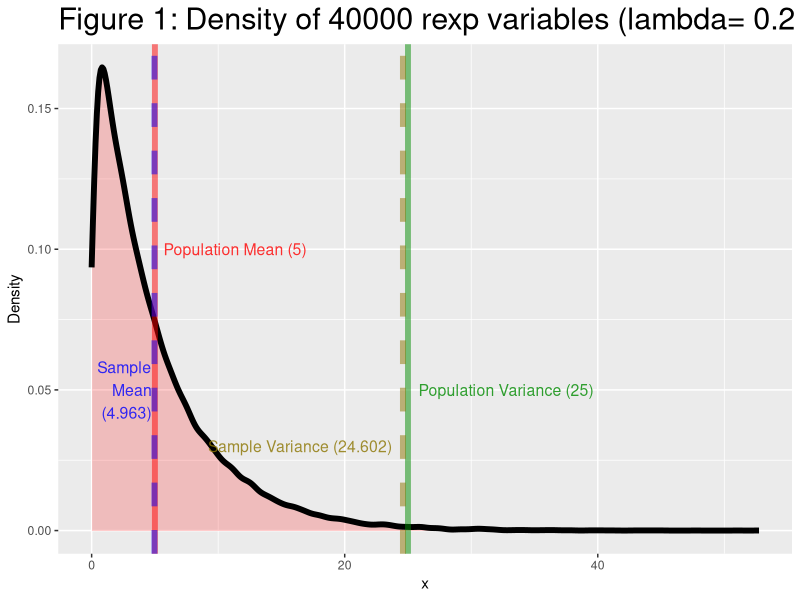
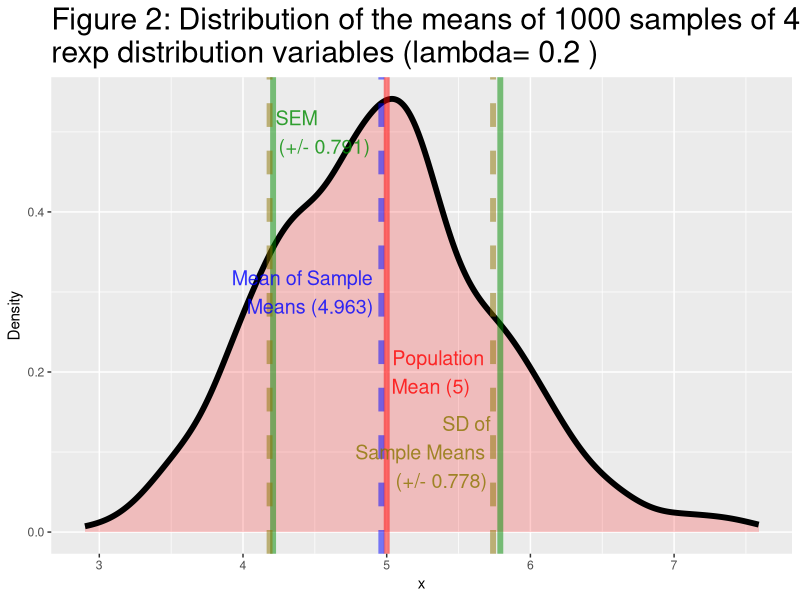

Reproduce these figures in R, in order.
## ---- chunk 1
library(knitr)
library(markdown)
opts_chunk$set(comment = NA, fig.width = 12, fig.height = 6)
options(encoding = "UTF-8", scipen = 999)
lambda <- 0.2
s <- 40
## ---- chunk 2
lambda <- 0.2
mu <- 1 / lambda
sigma <- 1 / lambda
sigma2 <- sigma^2

n <- 40             # size of each simulation
numsims <- 1000     # number of simulations
sem <- sigma / sqrt(n)
## ---- chunk 3
d <- data.frame(mu = mu, sigma = sigma, sigma2 = sigma2, sem = sem)
m <- matrix(
    d, ncol=1, dimnames=list(colnames(d), c("value")))
print(m)

## ---- chunk 4
set.seed(20150109)

sample <- rexp(n * numsims, lambda)
xbar <- sum(sample) / length(sample) # mean(sample)
s2 <- sum( (sample - xbar)^2) / (length(sample) - 1) # var(sample)

library(ggplot2)
g1  <- ggplot(
    data = data.frame(x = sample), aes(x = x)) +
    geom_density(size = 2, alpha = 0.2, fill = "red") +
    geom_vline(
        size = 2,
        alpha = 0.5,
        xintercept = c(mu, xbar, sigma2, s2),
        colour = c("red", "blue", "green4", "gold4"),
        lty = c(1, 2, 1, 2)) +
    annotate(
        "text",
        size = 4,
        alpha = 0.8,
        label = c(
            paste0("Population Mean (", mu, ")"),
            paste0("Sample\nMean\n(", round(xbar, 3), ")"),
            paste0("Population Variance (", round(sigma2, 3), ")"),
            paste0("Sample Variance (", round(s2, 3), ")")),
        x = c(mu, xbar, sigma2, s2),
        y = c(0.1, 0.05, 0.05, 0.03),
        hjust = -c(
            0.06, -1.06,
            0.06,
            -1.06),
        colour = c("red", "blue", "green4", "gold4")) +
    ggtitle(paste(
        "Figure 1: Density of", length(sample),
        "rexp variables (lambda=", lambda, ")")) +
    labs(y = "Density") +
    theme(plot.title = element_text(size = rel(2)))

print(g1)

## ---- chunk 5
smp.means <- apply(matrix(sample, numsims), 1, mean)

muxbar <- sum(smp.means) / numsims # mean(smp.means)
s2xbar <- sum( (smp.means - muxbar)^2 ) / (numsims - 1) # var(smp.means)
sxbar <- sqrt(s2xbar)

g2 <- ggplot(data = data.frame(x = smp.means), aes(x = x)) +
    geom_density(alpha = 0.2, size = 2, fill = "red") +
    geom_vline(
        size = 2, alpha = 0.5,
        xintercept = c(
            mu,
            muxbar,
            mu + c(1,-1)*sem,
            muxbar + c(1,-1)*sxbar),
        colour = c("red", "blue", "green4", "green4", "gold4", "gold4"),
        lty = c(1, 2, 1, 1, 2, 2)) +
    annotate(
        "text",
        size = 5,
        alpha = 0.8,
        x = c(
            mu, muxbar, mu - sem,
            muxbar + sxbar),
        y = c(0.2, 0.3, 0.5, 0.1),
        hjust = c(-0.06, 1.06, -0.06, 1.06),
        colour = c("red", "blue", "green4", "gold4"),
        label = c(
            paste0("Population\nMean (", mu, ")"),
            paste0("Mean of Sample\nMeans (", round(muxbar,3), ")"),
            paste0("SEM\n(+/- ", round(sem,3), ")"),
            paste0("SD of\nSample Means\n(+/- ", round(sxbar,3),")")))+
    ggtitle(paste(
        "Figure 2: Distribution of the means of", numsims, "samples of", n,
        "\nrexp distribution variables (lambda=", lambda, ")")) +
    labs(y = "Density") +
    theme(plot.title = element_text(size = rel(2)))

print(g2)

